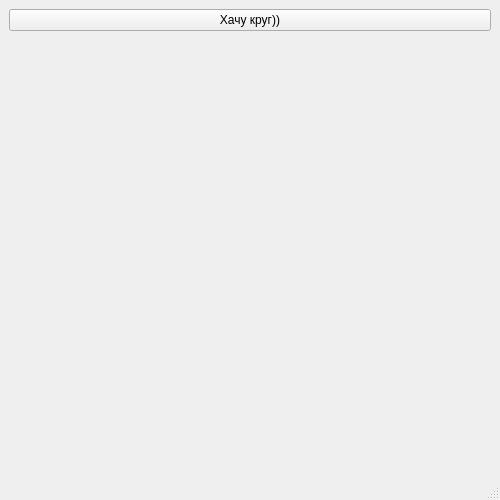
<?xml version="1.0" encoding="UTF-8"?>
<ui version="4.0">
 <class>MainWindow</class>
 <widget class="QMainWindow" name="MainWindow">
  <property name="geometry">
   <rect>
    <x>0</x>
    <y>0</y>
    <width>500</width>
    <height>500</height>
   </rect>
  </property>
  <property name="minimumSize">
   <size>
    <width>500</width>
    <height>500</height>
   </size>
  </property>
  <property name="maximumSize">
   <size>
    <width>500</width>
    <height>500</height>
   </size>
  </property>
  <property name="windowTitle">
   <string>MainWindow</string>
  </property>
  <widget class="QWidget" name="centralwidget">
   <layout class="QGridLayout" name="gridLayout">
    <item row="0" column="0">
     <widget class="QPushButton" name="pushButton">
      <property name="text">
       <string>Хачу круг))</string>
      </property>
     </widget>
    </item>
    <item row="1" column="0">
     <widget class="QLabel" name="label">
      <property name="text">
       <string/>
      </property>
     </widget>
    </item>
   </layout>
  </widget>
  <widget class="QMenuBar" name="menubar">
   <property name="geometry">
    <rect>
     <x>0</x>
     <y>0</y>
     <width>500</width>
     <height>21</height>
    </rect>
   </property>
  </widget>
  <widget class="QStatusBar" name="statusbar"/>
 </widget>
 <resources/>
 <connections/>
</ui>
